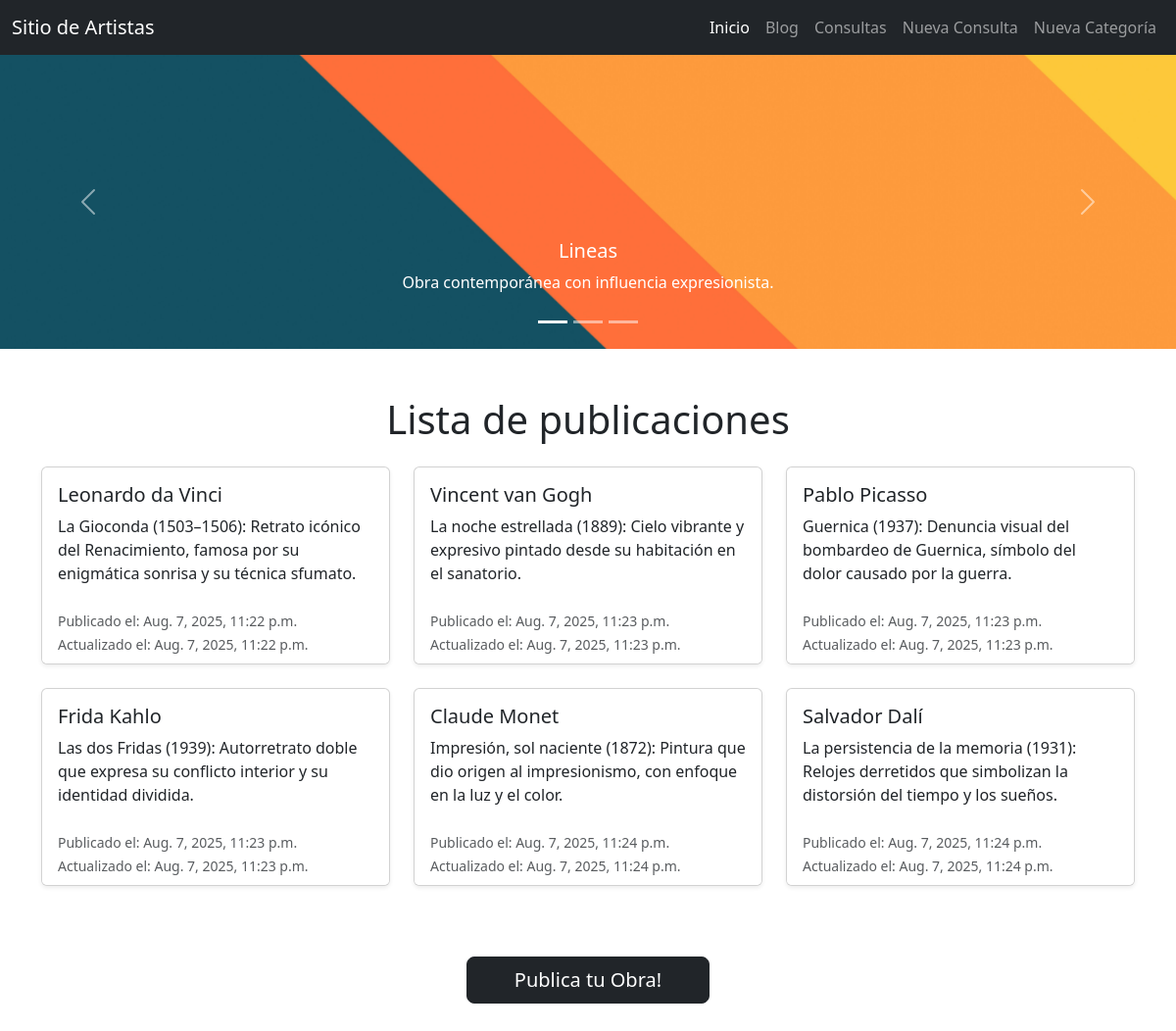
/post/list, run on the app's committed database.
### blog/models.py (models this page shows, shortened)
class Post(models.Model):
    class Estados(models.TextChoices):
        DRAFT = 'B', 'Borrador'
        PUBLISHED = 'P', 'Publicado'
    titulo = models.CharField(max_length=200)
    contenido = models.TextField()
    autor = models.ForeignKey(User, on_delete=models.CASCADE)
    fecha_publicacion = models.DateTimeField(auto_now_add=True)
    fecha_actualizacion = models.DateTimeField(auto_now=True)
    estado = models.CharField(max_length=10, choices=Estados.choices, default=Estados.DRAFT)

### blog/views.py (the view)
# urls.py: path("post/list", views.post_list, name="post_list"),
def post_list(request):
    post_list = Post.objects.all()
    return render(request, 'blog/post_list.html', context={'posts': post_list})

### blog/templates/blog/post_list.html (shortened to what this page needs)
{% extends 'Main/base.html' %}
{% block content_title %}
    Lista de publicaciones
{% endblock content_title %}
{% block content %}
    <div class="row">
        {% for post in posts %}
            <div class="col-md-6 col-lg-4 mb-4">
                <div class="card h-100 shadow-sm">
                    <div class="card-body">
                        <h2 class="card-title h5 text-dark">{{ post.titulo }}</h2>
                        <p class="card-text">{{ post.contenido }}</p>
                    </div>
                    <div class="card-footer bg-white border-0">
                        <small class="text-muted">Publicado el: {{ post.fecha_publicacion }}</small><br>
                        <small class="text-muted">Actualizado el: {{ post.fecha_actualizacion }}</small>
                    </div>
                </div>
            </div>
        {% endfor %}
    </div>
    <div class="text-center mt-5 mb-5">
        <a href="{% url 'blog:post_create' %}" class="btn btn-dark btn-lg px-5">Publica tu Obra!</a>
    </div>
{% endblock content %}

### data on the page
Post: titulo "Leonardo da Vinci", contenido "La Gioconda (1503–1506): Retrato icónico del Renacimiento, famosa por su enigmática sonrisa y su técnica sfumato.", fecha_publicacion "Aug. 7, 2025, 11:22 p.m.", fecha_actualizacion "Aug. 7, 2025, 11:22 p.m."
Post: titulo "Vincent van Gogh", contenido "La noche estrellada (1889): Cielo vibrante y expresivo pintado desde su habitación en el sanatorio.", fecha_publicacion "Aug. 7, 2025, 11:23 p.m.", fecha_actualizacion "Aug. 7, 2025, 11:23 p.m."
Post: titulo "Pablo Picasso", contenido "Guernica (1937): Denuncia visual del bombardeo de Guernica, símbolo del dolor causado por la guerra.", fecha_publicacion "Aug. 7, 2025, 11:23 p.m.", fecha_actualizacion "Aug. 7, 2025, 11:23 p.m."
Post: titulo "Frida Kahlo", contenido "Las dos Fridas (1939): Autorretrato doble que expresa su conflicto interior y su identidad dividida.", fecha_publicacion "Aug. 7, 2025, 11:23 p.m.", fecha_actualizacion "Aug. 7, 2025, 11:23 p.m."
Post: titulo "Claude Monet", contenido "Impresión, sol naciente (1872): Pintura que dio origen al impresionismo, con enfoque en la luz y el color.", fecha_publicacion "Aug. 7, 2025, 11:24 p.m.", fecha_actualizacion "Aug. 7, 2025, 11:24 p.m."
Post: titulo "Salvador Dalí", contenido "La persistencia de la memoria (1931): Relojes derretidos que simbolizan la distorsión del tiempo y los sueños.", fecha_publicacion "Aug. 7, 2025, 11:24 p.m.", fecha_actualizacion "Aug. 7, 2025, 11:24 p.m."
